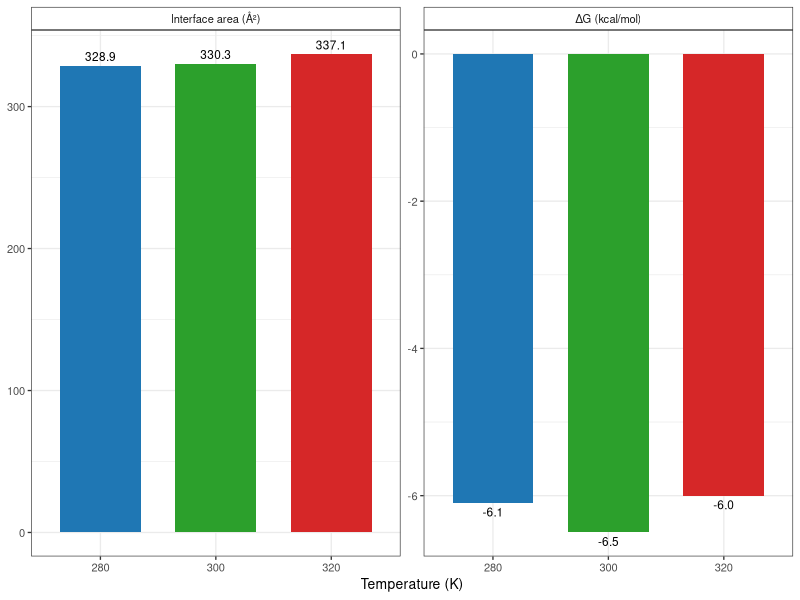

Recreate this plot in R.
library(ggplot2)
library(dplyr)
library(tidyr)

pisa_gdp_data <- read.csv("RhoA-GDP_interface_data.csv")

pisa_gdp_data$Temp <- factor(pisa_gdp_data$Temp, levels = c("280", "300", "320"))

pisa_gdp_long <- pisa_gdp_data %>%
  pivot_longer(
    cols = c(Interface_Area, DeltaG),
    names_to = "Metric",
    values_to = "Value"
  ) %>%
  mutate(label = sprintf("%.1f", Value))

pisa_gdp_long$Metric <- factor(pisa_gdp_long$Metric,
                               levels = c("Interface_Area", "DeltaG"))

# Plot
p <- ggplot(pisa_gdp_long, aes(x = Temp, y = Value, fill = Temp)) +
  geom_col(width = 0.7) +
  geom_text(aes(label = label, vjust = ifelse(Value > 0, -0.5, 1.5)), size = 3) +
  facet_wrap(~ Metric, scales = "free_y", nrow = 1,
             labeller = labeller(Metric = c(
               "Interface_Area" = "Interface area (Å²)",
               "DeltaG" = "ΔG (kcal/mol)"
             ))) +
  scale_fill_manual(values = c("280" = "#1f77b4", "300" = "#2ca02c", "320" = "#d62728")) +
  labs(x = "Temperature (K)", y = NULL) +
  theme_bw(base_size = 10) +
  theme(legend.position = "none",
        strip.background = element_rect(fill = "white"),
        strip.text = element_text(face = "plain"))

print(p)
